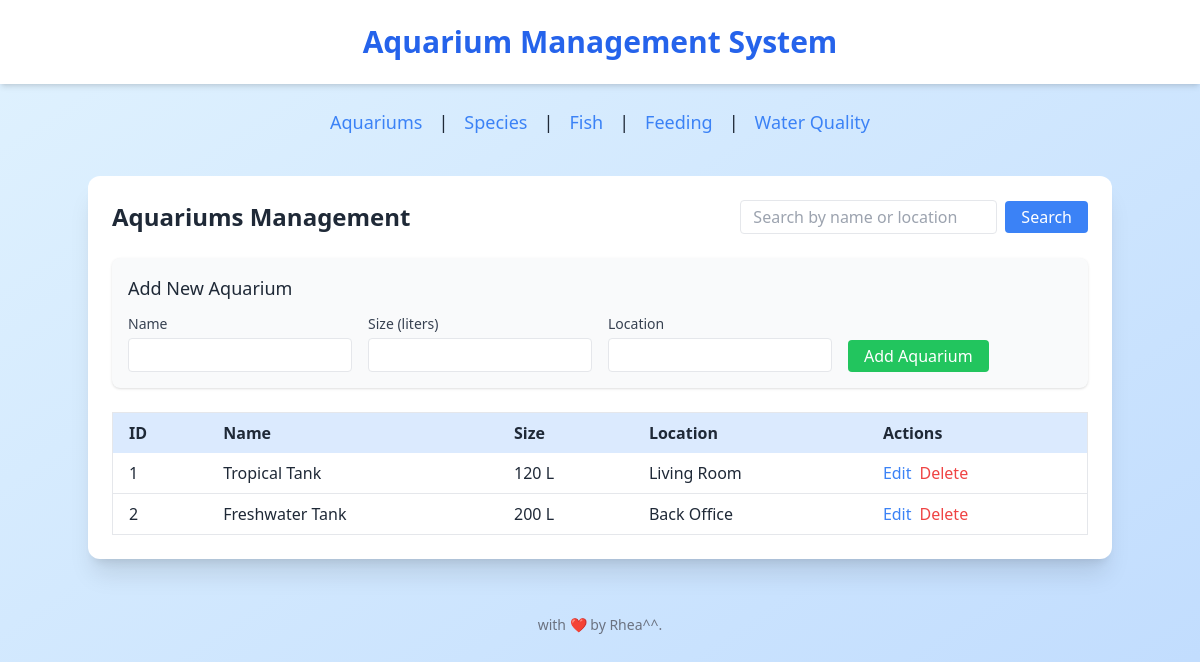
The page / on the database its author committed.
### tables this page shows
CREATE TABLE aquariums (
    id INT AUTO_INCREMENT PRIMARY KEY,
    name VARCHAR(100) NOT NULL,
    size VARCHAR(100),
    location VARCHAR(50)
);

### config/db.php (called while the page is built, shortened)
<?php
class Database {
    private $host = "127.0.0.1";
    private $username = "root";
    private $password = "";
    private $dbname = "db_aquarium";
    public function __construct() {
        try {
            $this->conn = new PDO("mysql:host=$this->host;dbname=$this->dbname", $this->username, $this->password);
        } catch (PDOException $e) {
            echo "Connection failed: " . $e->getMessage();
        }
    }
}
?>

### class/Aquarium.php (called while the page is built, shortened)
<?php
require_once __DIR__ . '/../config/db.php';
class Aquarium {
    private $db;
    public function __construct() {
        $this->db = (new Database())->conn;
    }
    public function getAllAquariums() {
        $stmt = $this->db->query("SELECT * FROM aquariums");
        return $stmt->fetchAll(PDO::FETCH_ASSOC);
    }
}

### view/aquariums.php (the view, shortened to what this page needs)
<?php
if (isset($_GET['search'])) {
    $data = $aquarium->searchAquariums($_GET['search']);
} else {
    $data = $aquarium->getAllAquariums();
}
$editAquarium = null;
?>
<div class="flex justify-between items-center mb-6">
    <h2 class="text-2xl font-semibold">Aquariums Management</h2>
    <form action="index.php" method="GET" class="flex items-center">
        <input type="text" name="search" placeholder="Search by name or location"
               value="<?= isset($_GET['search']) ? htmlspecialchars($_GET['search']) : '' ?>"
               class="border rounded py-1 px-3 mr-2">
        <button type="submit" class="bg-blue-500 text-white py-1 px-4 rounded hover:bg-blue-600">
            Search
        </button>
    </form>
</div>
<div class="bg-gray-50 p-4 rounded-lg shadow mb-6">
    <h3 class="text-lg font-medium mb-3"><?= $editAquarium ? 'Edit Aquarium' : 'Add New Aquarium' ?></h3>
    <form action="index.php?page=aquariums<?= isset($_GET['search']) ? '&search='.urlencode($_GET['search']) : '' ?>" method="POST" class="grid grid-cols-1 md:grid-cols-4 gap-4">
        <div>
            <label class="block text-sm font-medium text-gray-700 mb-1">Name</label>
            <input type="text" name="name" required
                   value="<?= $editAquarium ? htmlspecialchars($editAquarium['name']) : '' ?>"
                   class="w-full border rounded py-1 px-3">
        </div>
        <div>
            <label class="block text-sm font-medium text-gray-700 mb-1">Size (liters)</label>
            <input type="number" name="size" required
                   value="<?= $editAquarium ? htmlspecialchars($editAquarium['size']) : '' ?>"
                   class="w-full border rounded py-1 px-3">
        </div>
        <div>
            <label class="block text-sm font-medium text-gray-700 mb-1">Location</label>
            <input type="text" name="location" required
                   value="<?= $editAquarium ? htmlspecialchars($editAquarium['location']) : '' ?>"
                   class="w-full border rounded py-1 px-3">
        </div>
        <div class="flex items-end">
            <button type="submit" class="bg-green-500 text-white py-1 px-4 rounded hover:bg-green-600">
                <?= $editAquarium ? 'Update' : 'Add' ?> Aquarium
            </button>
        </div>
    </form>
</div>
<div class="overflow-x-auto">
    <table class="min-w-full bg-white border rounded shadow-md">
        <thead>
            <tr class="bg-blue-100 text-left">
                <th class="py-2 px-4">ID</th>
                <th class="py-2 px-4">Name</th>
                <th class="py-2 px-4">Size</th>
                <th class="py-2 px-4">Location</th>
                <th class="py-2 px-4">Actions</th>
            </tr>
        </thead>
        <tbody>
            <?php if (count($data) > 0): ?>
                <?php foreach ($data as $aq): ?>
                <tr class="border-b hover:bg-blue-50 transition">
                    <td class="py-2 px-4"><?= $aq['id'] ?></td>
                    <td class="py-2 px-4"><?= htmlspecialchars($aq['name']) ?></td>
                    <td class="py-2 px-4"><?= htmlspecialchars($aq['size']) ?> L</td>
                    <td class="py-2 px-4"><?= htmlspecialchars($aq['location']) ?></td>
                    <td class="py-2 px-4">
                        <div class="flex space-x-2">
                            <a href="index.php?page=aquariums&edit=<?= $aq['id'] ?><?= isset($_GET['search']) ? '&search='.urlencode($_GET['search']) : '' ?>"
                               class="text-blue-500 hover:underline">Edit</a>
                            <form action="index.php?page=aquariums<?= isset($_GET['search']) ? '&search='.urlencode($_GET['search']) : '' ?>" method="POST"
                                  onsubmit="return confirm('Are you sure you want to delete this aquarium?')">
                                <button type="submit" class="text-red-500 hover:underline">Delete</button>
                            </form>
                        </div>
                    </td>
                </tr>
                <?php endforeach; ?>
            <?php else: ?>
                <tr>
                    <td colspan="5" class="py-4 px-4 text-center text-gray-500">No aquariums found</td>
                </tr>
            <?php endif; ?>
        </tbody>
    </table>
</div>

### rows shown on the page
aquariums: id "1", name "Tropical Tank", size "120", location "Living Room"
aquariums: id "2", name "Freshwater Tank", size "200", location "Back Office"

### other values the page prints
$label "Aquariums Species Fish Feeding Water Quality"
implode(' | ', $links) "| | | |"
